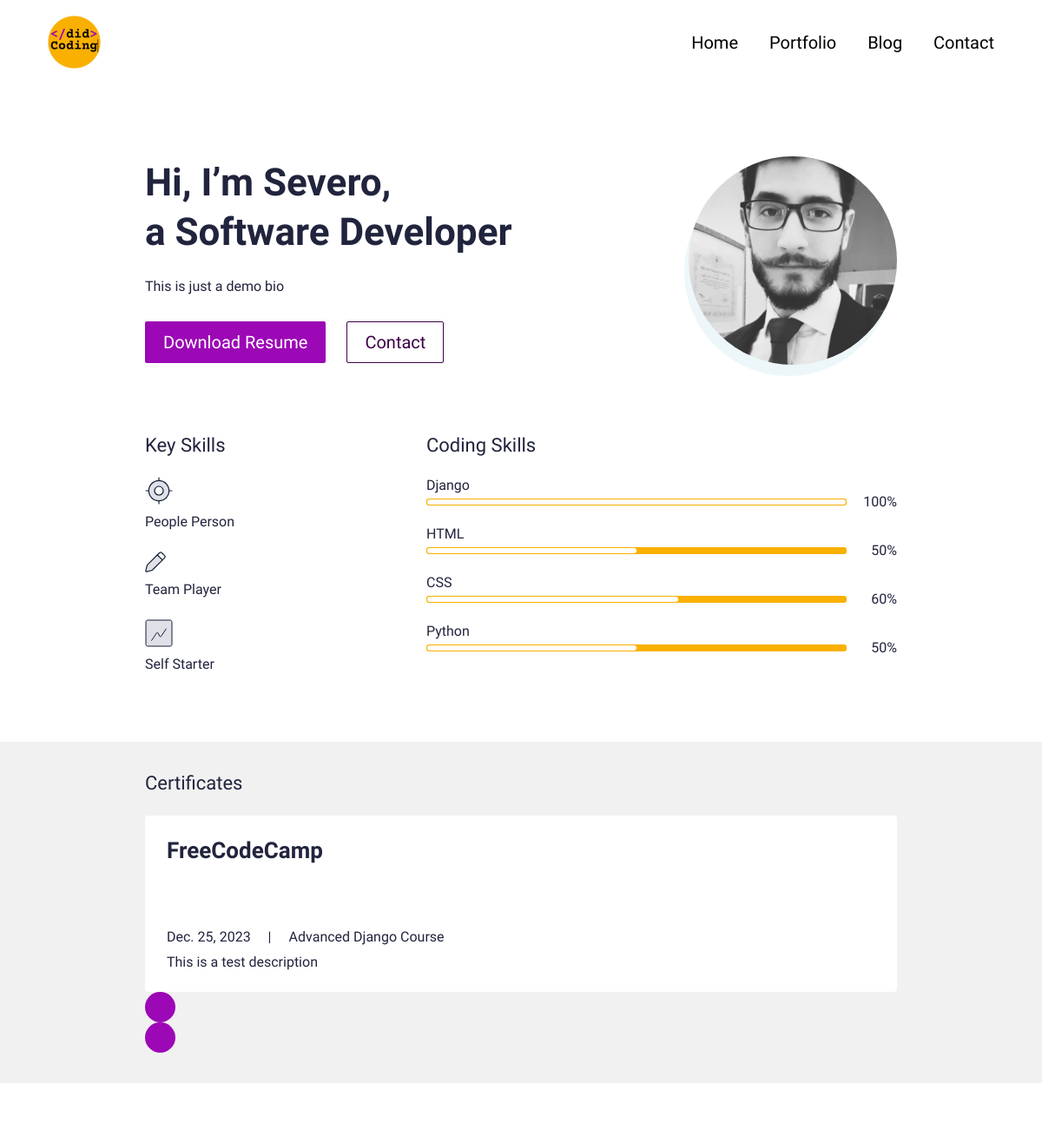
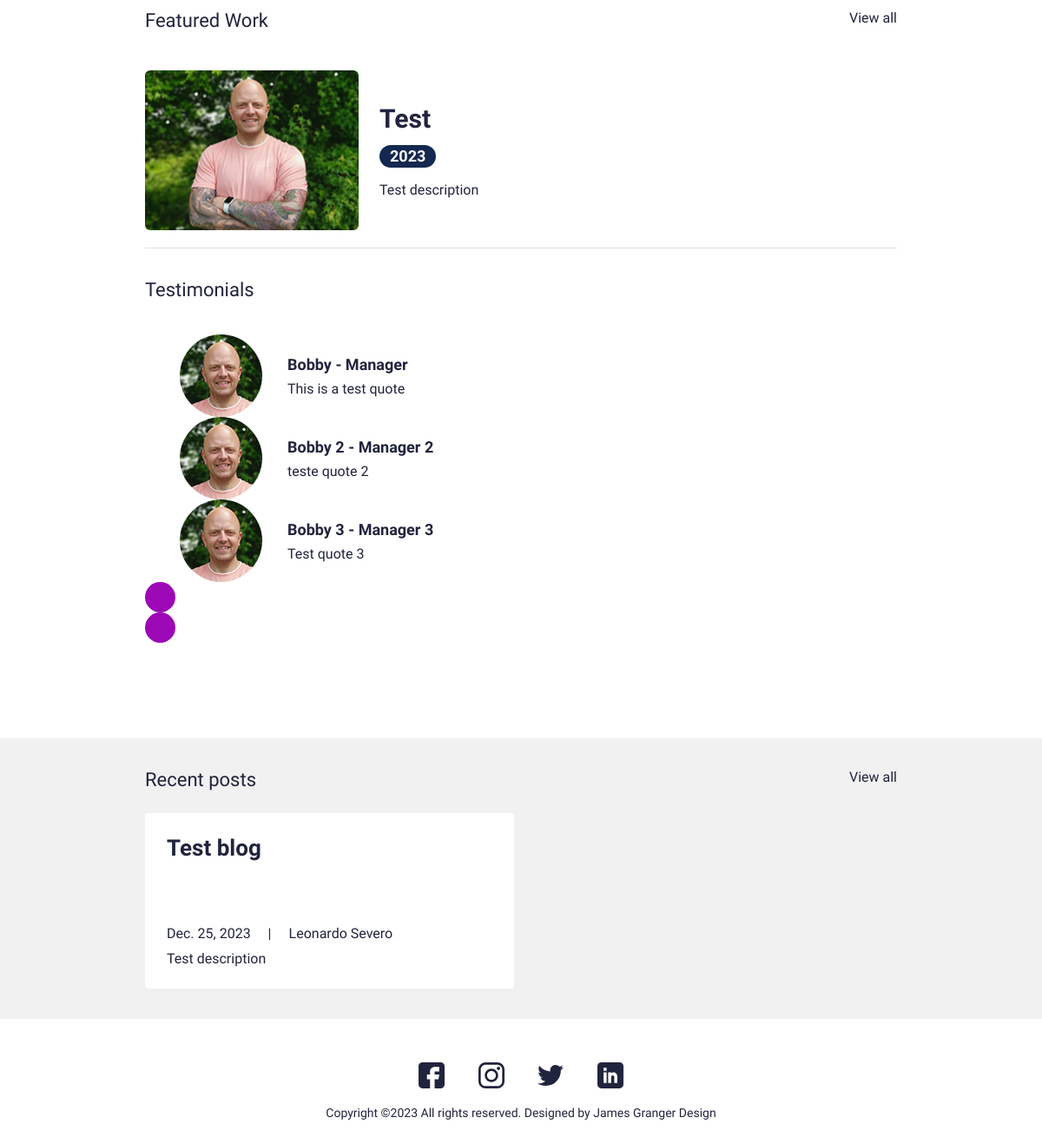
The page / on the database its author committed (2 pictures, top to bottom).
### main/models.py (models this page shows, shortened)
class UserProfile(models.Model):
    class Meta:
        verbose_name_plural = 'User Profiles'
        verbose_name = 'User Profile'
    user = models.OneToOneField(User, on_delete=models.CASCADE)
    avatar = models.ImageField(blank=True, null=True, upload_to="avatar")
    title = models.CharField(max_length=200, blank=True, null=True)
    bio = models.TextField(blank=True, null=True)
    skills = models.ManyToManyField(Skill, blank=True)
    cv = models.FileField(blank=True, null=True, upload_to="cv")

class Skill(models.Model):
    class Meta:
        verbose_name_plural = 'Skills'
        verbose_name = 'Skill'
    name = models.CharField(max_length=20, blank=True, null=True)
    score = models.IntegerField(default=80, blank=True, null=True)
    image = models.FileField(blank=True, null=True, upload_to="skills")
    is_key_skill = models.BooleanField(default=False)

class Certificate(models.Model):
    class Meta:
        verbose_name_plural = 'Certificates'
        verbose_name = 'Certificate'
    date = models.DateTimeField(blank=True, null=True)
    name = models.CharField(max_length=50, blank=True, null=True)
    title = models.CharField(max_length=200, blank=True, null=True)
    description = models.CharField(max_length=500, blank=True, null=True)
    is_active = models.BooleanField(default=True)

class Portfolio(models.Model):
    class Meta:
        verbose_name_plural = 'Portfolio Profiles'
        verbose_name = 'Portfolio'
        ordering = ["name"]
    date = models.DateTimeField(blank=True, null=True)
    name = models.CharField(max_length=200, blank=True, null=True)
    description = models.CharField(max_length=500, blank=True, null=True)
    body = RichTextField(blank=True, null=True)
    image = models.ImageField(blank=True, null=True, upload_to="portfolio")
    slug = models.SlugField(null=True, blank=True)
    is_active = models.BooleanField(default=True)

class Testimonial(models.Model):
    class Meta:
        verbose_name_plural = 'Testimonials'
        verbose_name = 'Testimonial'
        ordering = ["name"]
    thumbnail = models.ImageField(blank=True, null=True, upload_to="testimonials")
    name = models.CharField(max_length=200, blank=True, null=True)
    role = models.CharField(max_length=200, blank=True, null=True)
    quote = models.CharField(max_length=500, blank=True, null=True)
    is_active = models.BooleanField(default=True)

class Blog(models.Model):
    class Meta:
        verbose_name_plural = 'Blog Profiles'
        verbose_name = 'Blog'
        ordering = ["timestamp"]
    timestamp = models.DateTimeField(auto_now_add=True)
    author = models.CharField(max_length=200, blank=True, null=True)
    name = models.CharField(max_length=200, blank=True, null=True)
    description = models.CharField(max_length=500, blank=True, null=True)
    body = RichTextField(blank=True, null=True)
    slug = models.SlugField(null=True, blank=True)
    image = models.ImageField(blank=True, null=True, upload_to="blog")
    is_active = models.BooleanField(default=True)

### main/views.py (the view)
# urls.py: path('', views.IndexView.as_view(), name="home"),
class IndexView(generic.TemplateView):
	template_name = "main/index.html"
	def get_context_data(self, **kwargs):
		context = super().get_context_data(**kwargs)
		testimonials = Testimonial.objects.filter(is_active=True)
		certificates = Certificate.objects.filter(is_active=True)
		blogs = Blog.objects.filter(is_active=True)
		portfolio = Portfolio.objects.filter(is_active=True)
		context["testimonials"] = testimonials
		context["certificates"] = certificates
		context["blogs"] = blogs
		context["portfolio"] = portfolio
		return context

### resume_demo/context_processors.py (called while the page is built)
def project_context(request):
	context = {
		'me': User.objects.first(),
	}
	return context

### main/templates/main/index.html (shortened to what this page needs)
{% extends 'main/base.html' %}
{% load static %}
{% block content %}
<section>
  <div class="bannerSection">
    <div class="container">
      <div class="row g-4 g-md-3  align-items-center">
        <div class="col-md-auto order-md-last">
          <div class="bannerUserImg">
            <img src="{{me.userprofile.avatar.url}}" alt="{{me.first_name|title}} {{me.last_name|title}} avatar">
          </div>
        </div>
        <div class="col-md">
          <div class="bannerContent">
            <h1 class="xlTitle pb-3">Hi, I’m {{me.last_name|title}}, <br> a {{me.userprofile.title}} </br></h1>
            <p>{{me.userprofile.bio}}</p>
            <div class="bannerBtnCol">
              <div class="row">
                <div class="col-auto">
                  <a download href="{{me.userprofile.cv.url}}" class="btn btnPrimary">Download Resume</a>
                </div>
                <div class="col-auto">
                  <a href="{% url 'main:contact' %}" class="btn btnOutline">Contact</a>
                </div>
              </div>
            </div>
          </div>
        </div>
      </div>
    </div>
  </div>
</section>
<section>
  <div class="sectionSpace pt-0">
    <div class="container">
      <div class="row">
        <div class="col-md-auto">
          <div class="keySkillCol">
            <h4 class="smTitle pb-3">Key Skills</h4>
            {% for sk in me.userprofile.skills.all %}
            {% if sk.is_key_skill %}
            <div class="keySkillCard">
              {% if sk.image %}
              <div class="ksIconCol">
                <img src="{{sk.image.url}}" alt="...">
              </div>
              {% endif %}
              <span class="ksText">{{sk.name}}</span>
            </div>
            {% endif %}
            {% endfor %}
          </div>
        </div>
        <div class="col-md">
          <h4 class="smTitle pb-3">Coding Skills</h4>
          <div class="progressCol">
            <div class="progressCard">
              {% for sk in me.userprofile.skills.all %}
              {% if not sk.is_key_skill %}
              <div class="progressCol">
                <span class="progressLbl">{{sk.name}}</span>
                <div class="row g-2 align-items-center">
                  <div class="col">
                    <div class="progress progressStyle">
                      <div class="progress-bar" role="progressbar" style="width: {{sk.score}}%" aria-valuenow="{{sk.score}}" aria-valuemin="0" aria-valuemax="100"></div>
                    </div>
                  </div>
                  <div class="col-auto">
                    <span class="pLbl">{{sk.score}}%</span>
                  </div>
                </div>
              </div>
              {% endif %}
              {% endfor %}
            </div>
          </div>
        </div>
      </div>
    </div>
  </div>
</section>
<section>
  <div class="sectionSpaceSm lightBg">
    <div class="container">
      <div class="row pb-3">
        <div class="col">
          <h4 class="smText regular">Certificates</h4>
        </div>
      </div>
      <div class="sliderOuter">
        <div class="swiper certificatesSlider">
          <div class="swiper-wrapper">
            {% for c in certificates %}
            {% if c.is_active %}
            <div class="swiper-slide">
              <div class="cardStyle1">
                <h4 class="mdTitle cs1Title">
                  <a href="javascript:void(0)">{{c.title}}</a>
                </h4>
                <ul class="cardOptionCol">
                  <li>{{c.date.date}}</li>
                  <li>{{c.name|title}}</li>
                </ul>
                <p>{{c.description}}</p>
              </div>
            </div>
            {% endif %}
            {% endfor %}
          </div>
        </div>
        <div class="cert-swiper-button-next swiper-button-next swiperBtnStyle"></div>
        <div class="cert-swiper-button-prev swiper-button-prev swiperBtnStyle"></div>
      </div>
    </div>
  </div>
</section>
<section>
  <div class="sectionSpace">
    <div class="container">
      <div class="portfolioCol">
        <div class="row pb-3">
          <div class="col">
            <h4 class="smText regular">Featured Work</h4>
          </div>
          <div class="col-auto">
            <a href="{% url 'main:portfolios' %}" class="simpleLink">View all</a>
          </div>
        </div>
        {% for p in portfolio %}
        {% if p.is_active %}
        <div class="portfolioCard">
          <div class="row g-4 align-items-center">
            <div class="col-md-auto">
              <div class="portfolioImgCol">
                <a href="{% url 'main:portfolio' slug=p.slug %}"><img src="{{p.image.url}}" alt="..."></a>
              </div>
            </div>
            <div class="col-md">
              <div class="portfolioContentCol">
                <h4 class="lgTitle"><a href="{% url 'main:portfolio' slug=p.slug %}">{{p.name}}</a></h4>
                <ul class="portfolioOption">
                  <li><span class="dateLbl">{{p.date.year}}</span></li>
                </ul>
                <p>{{p.description}}</p>
              </div>
            </div>
          </div>
        </div>
        {% endif %}
        {% endfor %}
      </div>
      <div class="testimonialCol">
        <h4 class="smText regular d-block">Testimonials</h4>
        <div class="testimonialSlider">
          <div class="swiper testimonialSwiper">
            <div class="swiper-wrapper">
              {% for t in testimonials %}
              {% if t.is_active %}
              <div class="swiper-slide">
                <div class="testimonialCard">
                  <div class="row align-items-center">
                    <div class="col-sm-auto">
                      <div class="tImgCol">
                        <img src="{{t.thumbnail.url}}" alt="...">
                      </div>
                    </div>
                    <div class="col-sm">
                      <div class="tContentCol">
                        <h4 class="xsTitle bold">{{t.name}} - {{t.role}}</h4>
                        <p>{{t.quote}}</p>
                      </div>
                    </div>
                  </div>
                </div>
              </div>
              {% endif %}
              {% endfor %}
            </div>
            <div class="test-swiper-button-next swiper-button-next swiperBtnStyle"></div>
            <div class="test-swiper-button-prev swiper-button-prev swiperBtnStyle"></div>
          </div>
        </div>
      </div>
    </div>
  </div>
</section>
<section>
  <div class="sectionSpaceSm lightBg">
    <div class="container">
      <div class="row pb-3">
        <div class="col">
          <h4 class="smText regular">Recent posts</h4>
        </div>
        <div class="col-auto">
          <a href="{% url 'main:blogs' %}" class="simpleLink">View all</a>
        </div>
      </div>
      <div class="row g-3">
      {% for b in blogs %}
      {% if b.is_active %}
        <div class="col-lg-6">
          <div class="cardStyle1">
            <h4 class="mdTitle cs1Title"><a href="{% url 'main:blog' slug=b.slug %}">{{b.name}}</a></h4>
            <ul class="cardOptionCol">
              <li>{{b.timestamp.date}}</li>
              <li>{{b.author}}</li>
            </ul>
            <p>{{b.description}}</p>
          </div>
        </div>
        {% endif %}
        {% endfor %}
      </div>
    </div>
  </div>
</section>
{% endblock %}

### main/templates/main/base.html (shortened to what this page needs)
{% load static %}
<!doctype html>
<html lang="en">
  <head>
    <link href="{% static 'css/bootstrap.min.css' %}" rel="stylesheet">
    <link rel="stylesheet" href="https://unpkg.com/swiper@7.0.5/swiper-bundle.min.css">
    <link href="{% static 'css/style.css' %}" rel="stylesheet">
  </head>
  <body>
    {% include 'main/partials/nav.html' %}
    {% block content %}
    {% endblock %}
    {% include 'main/partials/footer.html' %}
  </body>
</html>

### main/templates/main/partials/nav.html (shortened to what this page needs)
{% load static %}
<header>
    <div class="headerCol">
    <div class="container-fluid">
        <div class="row align-items-center">
        <div class="col-auto">
            <div class="logoCol"><a href="{% url 'main:home' %}"><img src="{% static 'images/logo.png' %}" alt="..."></a></div>
        </div>
        <div class="col">
            <div class="navCollapseCol">
            <div class="navCol">
                <ul>
                <li><a href="{%url 'main:home'%}">Home</a></li>
                <li><a href="{%url 'main:portfolios' %}">Portfolio</a></li>
                <li><a href="{% url 'main:blogs' %}">Blog</a></li>
                <li><a href="{%url 'main:contact'%}">Contact</a></li>
                </ul>
            </div>
            </div>
        </div>
        </div>
    </div>
    </div>
</header>

### main/templates/main/partials/footer.html
{% load static %}
<footer>
    <div class="footerCol">
    <div class="container">
        <ul class="socialCol">
        <li><a href="javascript:void(0)"><img src="{% static 'images/fb.svg' %}" alt="..."></a></li>
        <li><a href="javascript:void(0)"><img src="{% static 'images/insta.svg' %}" alt="..."></a></li>
        <li><a href="javascript:void(0)"><img src="{% static 'images/twitter.svg' %}" alt="..."></a></li>
        <li><a href="javascript:void(0)"><img src="{% static 'images/linkedin.svg' %}" alt="..."></a></li>
        </ul>
        <div class="copyrightCol">
        <p>Copyright ©{% now 'Y' %} All rights reserved. Designed by <a href="https://jamesgrangerdesign.co.uk/" target="_blank">James Granger Design</a></p>
        </div>
    </div>
    </div>
</footer>

### rows shown on the page
Skill: image (picture), name "People Person"
Skill: image (picture), name "Team Player"
Skill: image (picture), name "Self Starter"
Skill: name "Django", score "100"
Skill: name "HTML", score "50"
Skill: name "CSS", score "60"
Skill: name "Python", score "50"
Certificate: title "FreeCodeCamp", date "Dec. 25, 2023", name "Advanced Django Course", description "This is a test description"
Portfolio: image (picture), name "Test", date.year "2023", description "Test description"
Testimonial: thumbnail (picture), name "Bobby", role "Manager", quote "This is a test quote"
Testimonial: thumbnail (picture), name "Bobby 2", role "Manager 2", quote "teste quote 2"
Testimonial: thumbnail (picture), name "Bobby 3", role "Manager 3", quote "Test quote 3"
Blog: name "Test blog", timestamp "Dec. 25, 2023", author "Leonardo Severo", description "Test description"

### other values the page prints
{{ me.last_name|title }} "Severo"
{{ me.userprofile.title }} "Software Developer"
{{ me.userprofile.bio }} "This is just a demo bio"
